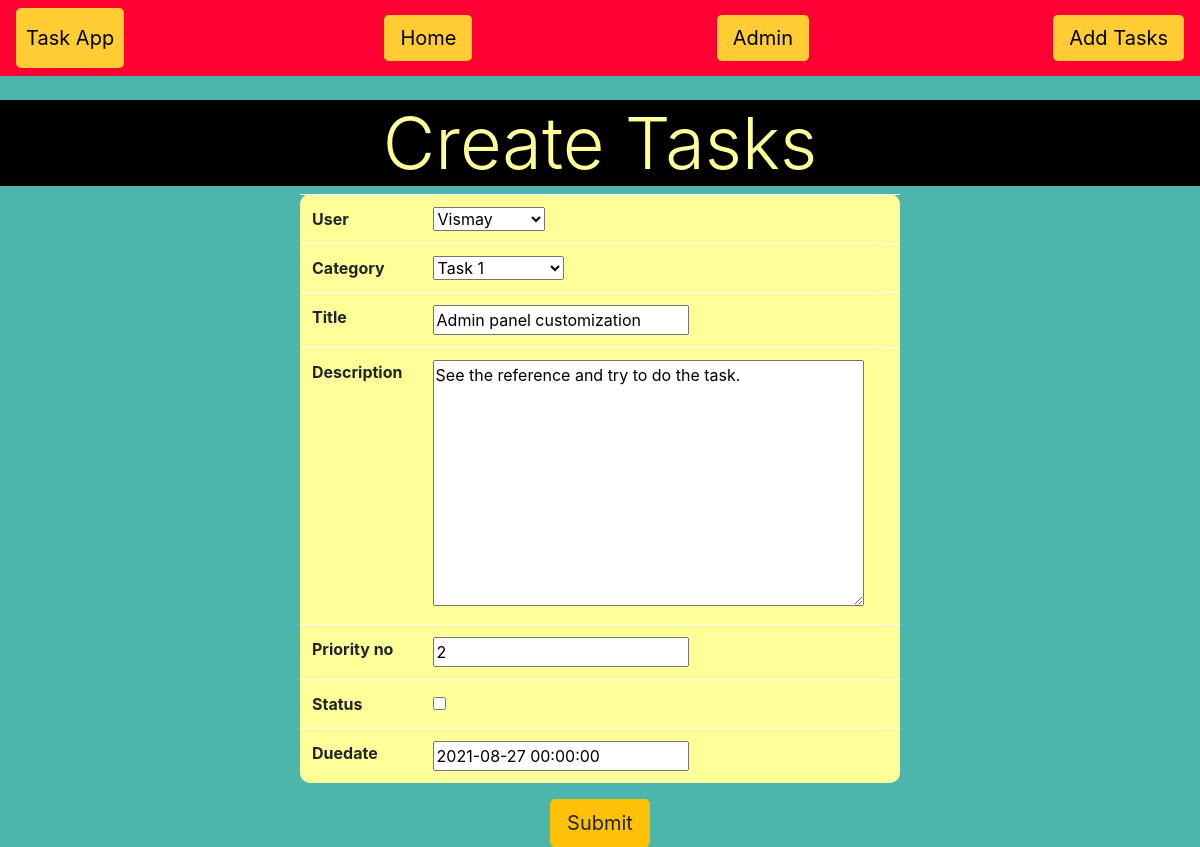
The app's page /ToDoApp/task/update/1 with its own data.
### ToDoApp/models.py (models this page shows, shortened)
class Task(models.Model):
	user = models.ForeignKey(AppUser, on_delete = models.CASCADE,null=True,blank=True)
	category = models.ForeignKey(Task_Category,null=True,on_delete = models.SET_NULL)
	title = models.CharField(max_length = 50)
	description = models.TextField(blank = True)
	priority_no = models.PositiveIntegerField(blank = True)
	status = models.BooleanField(default=False,blank = True)
	duedate = models.DateTimeField(blank = True)
	class Meta:
		ordering = ['status']

### ToDoApp/views.py (the view)
# urls.py: path('task/update/<int:task_id>', views.update_task),
def update_task(request, task_id):
    task_id = int(task_id)
    try:
        task_sel = Task.objects.get(id = task_id)
    except Task.DoesNotExist:
        return redirect('ToDoApp:taskindex')
    task_form = TaskForm(request.POST or None, instance = task_sel)
    if task_form.is_valid():
       task_form.save()
       return redirect('ToDoApp:taskindex')
    return render(request, 'ToDoApp/upload_form.html', {'upload_form':task_form})

### ToDoApp/forms.py
class TaskForm(forms.ModelForm):
    class Meta:
        model = Task
        fields = '__all__'

### ToDoApp/models.py (called while the page is built)
	def __str__(self):
		return self.title

### ToDoApp/templates/ToDoApp/upload_form.html (shortened to what this page needs)
{% extends 'ToDoApp/task_list.html' %}
{% block content %}
    <center>
    <h1 class="display-3" style="background-color:#000000;color:#FFFF99;">Create Tasks</h1>
    <form method = 'POST' enctype="multipart/form-data">
        <table class = 'w-50 table table-light' style="border-radius:10px;background-color:#FFFF99;">
            {% for field in upload_form %}
            <tr>
                <th>{{field.label}}</th>
                <td>{{ field }}</td>
            </tr>
            {% endfor %}
        </table>
        <button type="submit" class="btn btn-lg btn-warning">Submit</button>
    </form>
</center>
{% endblock %}

### records on screen
Task: upload_form "Vismay" "Task 1" "Admin panel customization" "See the reference and try to do the task." "2" "2021-08-27 00:00:00"

### other values on screen
{{ field.label }} "User" "Category" "Title" "Description" "Priority no" "Status" "Duedate"
